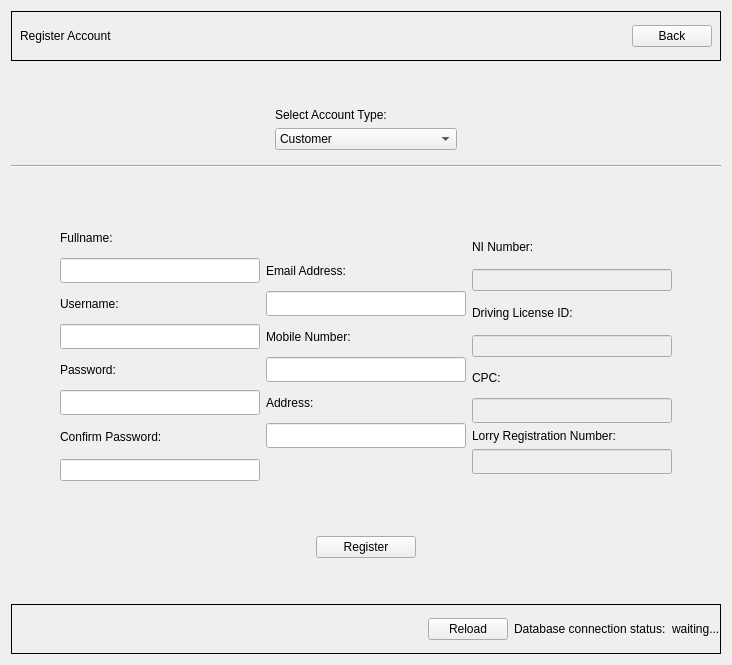
      <widget class="QWidget" name="RegisterPage">
       <layout class="QVBoxLayout" name="verticalLayout">
        <item>
         <widget class="QWidget" name="registerTopBar" native="true">
          <property name="sizePolicy">
           <sizepolicy hsizetype="Preferred" vsizetype="Preferred">
            <horstretch>100</horstretch>
            <verstretch>0</verstretch>
           </sizepolicy>
          </property>
          <property name="minimumSize">
           <size>
            <width>0</width>
            <height>50</height>
           </size>
          </property>
          <property name="maximumSize">
           <size>
            <width>16777215</width>
            <height>50</height>
           </size>
          </property>
          <property name="styleSheet">
           <string notr="true">#registerTopBar { border: 1px solid; }</string>
          </property>
          <layout class="QHBoxLayout" name="horizontalLayout_5">
           <property name="leftMargin">
            <number>9</number>
           </property>
           <property name="topMargin">
            <number>9</number>
           </property>
           <property name="rightMargin">
            <number>9</number>
           </property>
           <property name="bottomMargin">
            <number>9</number>
           </property>
           <item>
            <widget class="QLabel" name="label_3">
             <property name="text">
              <string>Register Account</string>
             </property>
            </widget>
           </item>
           <item>
            <spacer name="horizontalSpacer_4">
             <property name="orientation">
              <enum>Qt::Horizontal</enum>
             </property>
             <property name="sizeHint" stdset="0">
              <size>
               <width>40</width>
               <height>20</height>
              </size>
             </property>
            </spacer>
           </item>
           <item>
            <widget class="QPushButton" name="pushButton_4">
             <property name="text">
              <string>Back</string>
             </property>
            </widget>
           </item>
          </layout>
         </widget>
        </item>
        <item>
         <spacer name="verticalSpacer_11">
          <property name="orientation">
           <enum>Qt::Vertical</enum>
          </property>
          <property name="sizeHint" stdset="0">
           <size>
            <width>20</width>
            <height>40</height>
           </size>
          </property>
         </spacer>
        </item>
        <item>
         <layout class="QHBoxLayout" name="horizontalLayout">
          <property name="topMargin">
           <number>0</number>
          </property>
          <item>
           <spacer name="horizontalSpacer_11">
            <property name="orientation">
             <enum>Qt::Horizontal</enum>
            </property>
            <property name="sizeHint" stdset="0">
             <size>
              <width>40</width>
              <height>20</height>
             </size>
            </property>
           </spacer>
          </item>
          <item>
           <widget class="QWidget" name="verticalWidget" native="true">
            <property name="sizePolicy">
             <sizepolicy hsizetype="Fixed" vsizetype="Preferred">
              <horstretch>0</horstretch>
              <verstretch>0</verstretch>
             </sizepolicy>
            </property>
            <property name="minimumSize">
             <size>
              <width>200</width>
              <height>0</height>
             </size>
            </property>
            <layout class="QVBoxLayout" name="verticalLayout_16">
             <property name="topMargin">
              <number>1</number>
             </property>
             <item>
              <widget class="QLabel" name="label_17">
               <property name="text">
                <string>Select Account Type:</string>
               </property>
               <property name="alignment">
                <set>Qt::AlignLeading|Qt::AlignLeft|Qt::AlignVCenter</set>
               </property>
              </widget>
             </item>
             <item>
              <widget class="QComboBox" name="accountTypeComboBox">
               <property name="sizePolicy">
                <sizepolicy hsizetype="Preferred" vsizetype="Fixed">
                 <horstretch>0</horstretch>
                 <verstretch>0</verstretch>
                </sizepolicy>
               </property>
               <property name="minimumSize">
                <size>
                 <width>150</width>
                 <height>0</height>
                </size>
               </property>
               <property name="currentIndex">
                <number>0</number>
               </property>
               <item>
                <property name="text">
                 <string>Customer</string>
                </property>
               </item>
               <item>
                <property name="text">
                 <string>Driver</string>
                </property>
               </item>
               <item>
                <property name="text">
                 <string>Company</string>
                </property>
               </item>
              </widget>
             </item>
            </layout>
           </widget>
          </item>
          <item>
           <spacer name="horizontalSpacer_12">
            <property name="orientation">
             <enum>Qt::Horizontal</enum>
            </property>
            <property name="sizeHint" stdset="0">
             <size>
              <width>40</width>
              <height>20</height>
             </size>
            </property>
           </spacer>
          </item>
         </layout>
        </item>
        <item>
         <widget class="Line" name="line_14">
          <property name="orientation">
           <enum>Qt::Horizontal</enum>
          </property>
         </widget>
        </item>
        <item>
         <layout class="QHBoxLayout" name="horizontalLayout_4">
          <property name="leftMargin">
           <number>9</number>
          </property>
          <property name="topMargin">
           <number>9</number>
          </property>
          <property name="rightMargin">
           <number>9</number>
          </property>
          <property name="bottomMargin">
           <number>9</number>
          </property>
          <item>
           <spacer name="horizontalSpacer_7">
            <property name="orientation">
             <enum>Qt::Horizontal</enum>
            </property>
            <property name="sizeHint" stdset="0">
             <size>
              <width>40</width>
              <height>20</height>
             </size>
            </property>
           </spacer>
          </item>
          <item>
           <layout class="QVBoxLayout" name="leftContainer">
            <property name="leftMargin">
             <number>0</number>
            </property>
            <item>
             <spacer name="verticalSpacer_7">
              <property name="orientation">
               <enum>Qt::Vertical</enum>
              </property>
              <property name="sizeHint" stdset="0">
               <size>
                <width>20</width>
                <height>40</height>
               </size>
              </property>
             </spacer>
            </item>
            <item>
             <widget class="QWidget" name="fullnameContainer" native="true">
              <property name="sizePolicy">
               <sizepolicy hsizetype="Fixed" vsizetype="Fixed">
                <horstretch>0</horstretch>
                <verstretch>0</verstretch>
               </sizepolicy>
              </property>
              <property name="minimumSize">
               <size>
                <width>200</width>
                <height>60</height>
               </size>
              </property>
              <layout class="QVBoxLayout" name="verticalLayout_11">
               <property name="leftMargin">
                <number>0</number>
               </property>
               <property name="topMargin">
                <number>0</number>
               </property>
               <property name="rightMargin">
                <number>0</number>
               </property>
               <property name="bottomMargin">
                <number>0</number>
               </property>
               <item>
                <widget class="QLabel" name="label_7">
                 <property name="text">
                  <string>Fullname:</string>
                 </property>
                </widget>
               </item>
               <item>
                <widget class="QLineEdit" name="fullnameRegLineEdit">
                 <property name="minimumSize">
                  <size>
                   <width>0</width>
                   <height>25</height>
                  </size>
                 </property>
                 <property name="maxLength">
                  <number>28</number>
                 </property>
                </widget>
               </item>
              </layout>
             </widget>
            </item>
            <item>
             <widget class="QWidget" name="usernameContainer" native="true">
              <property name="sizePolicy">
               <sizepolicy hsizetype="Fixed" vsizetype="Fixed">
                <horstretch>0</horstretch>
                <verstretch>0</verstretch>
               </sizepolicy>
              </property>
              <property name="minimumSize">
               <size>
                <width>200</width>
                <height>60</height>
               </size>
              </property>
              <layout class="QVBoxLayout" name="verticalLayout_17">
               <property name="leftMargin">
                <number>0</number>
               </property>
               <property name="topMargin">
                <number>0</number>
               </property>
               <property name="rightMargin">
                <number>0</number>
               </property>
               <property name="bottomMargin">
                <number>0</number>
               </property>
               <item>
                <widget class="QLabel" name="label_11">
                 <property name="text">
                  <string>Username:</string>
                 </property>
                </widget>
               </item>
               <item>
                <widget class="QLineEdit" name="usernameRegLineEdit">
                 <property name="minimumSize">
                  <size>
                   <width>0</width>
                   <height>25</height>
                  </size>
                 </property>
                 <property name="toolTip">
                  <string>&lt;html&gt;&lt;head/&gt;&lt;body&gt;&lt;p&gt;&lt;br/&gt;&lt;/p&gt;&lt;/body&gt;&lt;/html&gt;</string>
                 </property>
                 <property name="maxLength">
                  <number>16</number>
                 </property>
                </widget>
               </item>
              </layout>
             </widget>
            </item>
            <item>
             <widget class="QWidget" name="passwordContainer" native="true">
              <property name="sizePolicy">
               <sizepolicy hsizetype="Fixed" vsizetype="Fixed">
                <horstretch>0</horstretch>
                <verstretch>0</verstretch>
               </sizepolicy>
              </property>
              <property name="minimumSize">
               <size>
                <width>200</width>
                <height>60</height>
               </size>
              </property>
              <layout class="QVBoxLayout" name="verticalLayout_12">
               <property name="leftMargin">
                <number>0</number>
               </property>
               <property name="topMargin">
                <number>0</number>
               </property>
               <property name="rightMargin">
                <number>0</number>
               </property>
               <property name="bottomMargin">
                <number>0</number>
               </property>
               <item>
                <widget class="QLabel" name="label_12">
                 <property name="text">
                  <string>Password:</string>
                 </property>
                </widget>
               </item>
               <item>
                <widget class="QLineEdit" name="passwordRegLineEdit">
                 <property name="minimumSize">
                  <size>
                   <width>0</width>
                   <height>25</height>
                  </size>
                 </property>
                 <property name="toolTip">
                  <string>&lt;html&gt;&lt;head/&gt;&lt;body&gt;&lt;p&gt;&lt;span style=&quot; color:#008000;&quot;&gt;-A password must have atleast eight characters.&lt;/span&gt;&lt;/p&gt;&lt;p&gt;&lt;span style=&quot; color:#008000;&quot;&gt;-A password must consist of only letters and digits.&lt;/span&gt;&lt;/p&gt;&lt;p&gt;&lt;span style=&quot; color:#008000;&quot;&gt;-A password must contain atleast two digits.&lt;/span&gt;&lt;/p&gt;&lt;/body&gt;&lt;/html&gt;</string>
                 </property>
                 <property name="maxLength">
                  <number>16</number>
                 </property>
                 <property name="echoMode">
                  <enum>QLineEdit::Password</enum>
                 </property>
                </widget>
               </item>
              </layout>
             </widget>
            </item>
            <item>
             <widget class="QWidget" name="confirmPasswordContainer" native="true">
              <property name="sizePolicy">
               <sizepolicy hsizetype="Fixed" vsizetype="Fixed">
                <horstretch>0</horstretch>
                <verstretch>0</verstretch>
               </sizepolicy>
              </property>
              <property name="minimumSize">
               <size>
                <width>200</width>
                <height>60</height>
               </size>
              </property>
              <layout class="QVBoxLayout" name="verticalLayout_13">
               <property name="leftMargin">
                <number>0</number>
               </property>
               <property name="topMargin">
                <number>0</number>
               </property>
               <property name="rightMargin">
                <number>0</number>
               </property>
               <property name="bottomMargin">
                <number>0</number>
               </property>
               <item>
                <widget class="QLabel" name="label_13">
                 <property name="text">
                  <string>Confirm Password:</string>
                 </property>
                </widget>
               </item>
               <item>
                <widget class="QLineEdit" name="cfmPassLineEdit">
                 <property name="maxLength">
                  <number>16</number>
                 </property>
                 <property name="echoMode">
                  <enum>QLineEdit::Password</enum>
                 </property>
                </widget>
               </item>
              </layout>
             </widget>
            </item>
            <item>
             <spacer name="verticalSpacer_8">
              <property name="orientation">
               <enum>Qt::Vertical</enum>
              </property>
              <property name="sizeHint" stdset="0">
               <size>
                <width>20</width>
                <height>40</height>
               </size>
              </property>
             </spacer>
            </item>
           </layout>
          </item>
          <item>
           <layout class="QVBoxLayout" name="middleContainer">
            <property name="rightMargin">
             <number>0</number>
            </property>
            <item>
             <spacer name="verticalSpacer_10">
              <property name="orientation">
               <enum>Qt::Vertical</enum>
              </property>
              <property name="sizeHint" stdset="0">
               <size>
                <width>20</width>
                <height>40</height>
               </size>
              </property>
             </spacer>
            </item>
            <item>
             <widget class="QWidget" name="emailContainer" native="true">
              <property name="sizePolicy">
               <sizepolicy hsizetype="Fixed" vsizetype="Fixed">
                <horstretch>0</horstretch>
                <verstretch>0</verstretch>
               </sizepolicy>
              </property>
              <property name="minimumSize">
               <size>
                <width>200</width>
                <height>60</height>
               </size>
              </property>
              <layout class="QVBoxLayout" name="verticalLayout_10">
               <property name="leftMargin">
                <number>0</number>
               </property>
               <property name="topMargin">
                <number>0</number>
               </property>
               <property name="rightMargin">
                <number>0</number>
               </property>
               <property name="bottomMargin">
                <number>0</number>
               </property>
               <item>
                <widget class="QLabel" name="label_8">
                 <property name="text">
                  <string>Email Address:</string>
                 </property>
                </widget>
               </item>
               <item>
                <widget class="QLineEdit" name="mailRegLineEdit">
                 <property name="minimumSize">
                  <size>
                   <width>0</width>
                   <height>25</height>
                  </size>
                 </property>
                 <property name="maxLength">
                  <number>30</number>
                 </property>
                </widget>
               </item>
              </layout>
             </widget>
            </item>
            <item>
             <widget class="QWidget" name="numberContainer" native="true">
              <property name="sizePolicy">
               <sizepolicy hsizetype="Fixed" vsizetype="Fixed">
                <horstretch>0</horstretch>
                <verstretch>0</verstretch>
               </sizepolicy>
              </property>
              <property name="minimumSize">
               <size>
                <width>200</width>
                <height>60</height>
               </size>
              </property>
              <layout class="QVBoxLayout" name="verticalLayout_9">
               <property name="leftMargin">
                <number>0</number>
               </property>
               <property name="topMargin">
                <number>0</number>
               </property>
               <property name="rightMargin">
                <number>0</number>
               </property>
               <property name="bottomMargin">
                <number>0</number>
               </property>
               <item>
                <widget class="QLabel" name="label_9">
                 <property name="text">
                  <string>Mobile Number:</string>
                 </property>
                </widget>
               </item>
               <item>
                <widget class="QLineEdit" name="numberRegLineEdit">
                 <property name="minimumSize">
                  <size>
                   <width>0</width>
                   <height>25</height>
                  </size>
                 </property>
                </widget>
               </item>
              </layout>
             </widget>
            </item>
            <item>
             <widget class="QWidget" name="addressContainer" native="true">
              <property name="sizePolicy">
               <sizepolicy hsizetype="Fixed" vsizetype="Fixed">
                <horstretch>0</horstretch>
                <verstretch>0</verstretch>
               </sizepolicy>
              </property>
              <property name="minimumSize">
               <size>
                <width>200</width>
                <height>60</height>
               </size>
              </property>
              <layout class="QVBoxLayout" name="verticalLayout_6">
               <property name="leftMargin">
                <number>0</number>
               </property>
               <property name="topMargin">
                <number>0</number>
               </property>
               <property name="rightMargin">
                <number>0</number>
               </property>
               <property name="bottomMargin">
                <number>0</number>
               </property>
               <item>
                <widget class="QLabel" name="label_10">
                 <property name="text">
                  <string>Address:</string>
                 </property>
                </widget>
               </item>
               <item>
                <widget class="QLineEdit" name="addressRegLineEdit">
                 <property name="sizePolicy">
                  <sizepolicy hsizetype="Expanding" vsizetype="Fixed">
                   <horstretch>0</horstretch>
                   <verstretch>0</verstretch>
                  </sizepolicy>
                 </property>
                 <property name="minimumSize">
                  <size>
                   <width>0</width>
                   <height>25</height>
                  </size>
                 </property>
                </widget>
               </item>
              </layout>
             </widget>
            </item>
            <item>
             <spacer name="verticalSpacer_9">
              <property name="orientation">
               <enum>Qt::Vertical</enum>
              </property>
              <property name="sizeHint" stdset="0">
               <size>
                <width>20</width>
                <height>40</height>
               </size>
              </property>
             </spacer>
            </item>
           </layout>
          </item>
          <item>
           <layout class="QVBoxLayout" name="verticalLayout_8">
            <property name="leftMargin">
             <number>0</number>
            </property>
            <property name="topMargin">
             <number>0</number>
            </property>
            <item>
             <spacer name="verticalSpacer_16">
              <property name="orientation">
               <enum>Qt::Vertical</enum>
              </property>
              <property name="sizeHint" stdset="0">
               <size>
                <width>20</width>
                <height>40</height>
               </size>
              </property>
             </spacer>
            </item>
            <item>
             <widget class="QWidget" name="niNumberContainer" native="true">
              <property name="sizePolicy">
               <sizepolicy hsizetype="Fixed" vsizetype="Fixed">
                <horstretch>0</horstretch>
                <verstretch>0</verstretch>
               </sizepolicy>
              </property>
              <property name="minimumSize">
               <size>
                <width>200</width>
                <height>60</height>
               </size>
              </property>
              <layout class="QVBoxLayout" name="niNumberContainer2">
               <property name="leftMargin">
                <number>0</number>
               </property>
               <property name="topMargin">
                <number>0</number>
               </property>
               <property name="rightMargin">
                <number>0</number>
               </property>
               <property name="bottomMargin">
                <number>0</number>
               </property>
               <item>
                <widget class="QLabel" name="label_6">
                 <property name="text">
                  <string>NI Number:</string>
                 </property>
                </widget>
               </item>
               <item>
                <widget class="QLineEdit" name="niNumberRegLineEdit">
                 <property name="enabled">
                  <bool>false</bool>
                 </property>
                 <property name="text">
                  <string/>
                 </property>
                </widget>
               </item>
              </layout>
             </widget>
            </item>
            <item>
             <widget class="QWidget" name="drivingLicenseContainer" native="true">
              <property name="sizePolicy">
               <sizepolicy hsizetype="Fixed" vsizetype="Fixed">
                <horstretch>0</horstretch>
                <verstretch>0</verstretch>
               </sizepolicy>
              </property>
              <property name="minimumSize">
               <size>
                <width>200</width>
                <height>60</height>
               </size>
              </property>
              <layout class="QVBoxLayout" name="verticalLayout_14">
               <property name="leftMargin">
                <number>0</number>
               </property>
               <property name="topMargin">
                <number>0</number>
               </property>
               <property name="rightMargin">
                <number>0</number>
               </property>
               <property name="bottomMargin">
                <number>0</number>
               </property>
               <item>
                <widget class="QLabel" name="label_14">
                 <property name="text">
                  <string>Driving License ID:</string>
                 </property>
                </widget>
               </item>
               <item>
                <widget class="QLineEdit" name="drivelicenseRegLineEdit">
                 <property name="enabled">
                  <bool>false</bool>
                 </property>
                </widget>
               </item>
              </layout>
             </widget>
            </item>
            <item>
             <widget class="QWidget" name="cpcContainer" native="true">
              <property name="sizePolicy">
               <sizepolicy hsizetype="Fixed" vsizetype="Fixed">
                <horstretch>0</horstretch>
                <verstretch>0</verstretch>
               </sizepolicy>
              </property>
              <property name="minimumSize">
               <size>
                <width>200</width>
                <height>60</height>
               </size>
              </property>
              <layout class="QVBoxLayout" name="verticalLayout_15">
               <property name="leftMargin">
                <number>0</number>
               </property>
               <property name="topMargin">
                <number>0</number>
               </property>
               <property name="rightMargin">
                <number>0</number>
               </property>
               <property name="bottomMargin">
                <number>0</number>
               </property>
               <item>
                <widget class="QLabel" name="label_15">
                 <property name="text">
                  <string>CPC:</string>
                 </property>
                </widget>
               </item>
               <item>
                <widget class="QLineEdit" name="cpcLineEdit">
                 <property name="enabled">
                  <bool>false</bool>
                 </property>
                 <property name="minimumSize">
                  <size>
                   <width>0</width>
                   <height>25</height>
                  </size>
                 </property>
                </widget>
               </item>
              </layout>
             </widget>
            </item>
            <item>
             <widget class="QWidget" name="lorryRegNumberContainer" native="true">
              <layout class="QVBoxLayout" name="verticalLayout_23">
               <property name="leftMargin">
                <number>0</number>
               </property>
               <property name="topMargin">
                <number>0</number>
               </property>
               <property name="rightMargin">
                <number>0</number>
               </property>
               <property name="bottomMargin">
                <number>0</number>
               </property>
               <item>
                <widget class="QLabel" name="label_21">
                 <property name="text">
                  <string>Lorry Registration Number:</string>
                 </property>
                </widget>
               </item>
               <item>
                <widget class="QLineEdit" name="lorryRegLineEdit">
                 <property name="enabled">
                  <bool>false</bool>
                 </property>
                 <property name="minimumSize">
                  <size>
                   <width>0</width>
                   <height>25</height>
                  </size>
                 </property>
                </widget>
               </item>
              </layout>
             </widget>
            </item>
            <item>
             <spacer name="verticalSpacer_15">
              <property name="orientation">
               <enum>Qt::Vertical</enum>
              </property>
              <property name="sizeHint" stdset="0">
               <size>
                <width>20</width>
                <height>40</height>
               </size>
              </property>
             </spacer>
            </item>
           </layout>
          </item>
          <item>
           <spacer name="horizontalSpacer_8">
            <property name="orientation">
             <enum>Qt::Horizontal</enum>
            </property>
            <property name="sizeHint" stdset="0">
             <size>
              <width>40</width>
              <height>20</height>
             </size>
            </property>
           </spacer>
          </item>
         </layout>
        </item>
        <item>
         <layout class="QHBoxLayout" name="horizontalLayout_10">
          <property name="topMargin">
           <number>0</number>
          </property>
          <item>
           <spacer name="horizontalSpacer_9">
            <property name="orientation">
             <enum>Qt::Horizontal</enum>
            </property>
            <property name="sizeHint" stdset="0">
             <size>
              <width>40</width>
              <height>20</height>
             </size>
            </property>
           </spacer>
          </item>
          <item>
           <widget class="QPushButton" name="registerCustomerButton">
            <property name="minimumSize">
             <size>
              <width>100</width>
              <height>0</height>
             </size>
            </property>
            <property name="text">
             <string>Register</string>
            </property>
            <property name="shortcut">
             <string>Return</string>
            </property>
           </widget>
          </item>
          <item>
           <spacer name="horizontalSpacer_10">
            <property name="orientation">
             <enum>Qt::Horizontal</enum>
            </property>
            <property name="sizeHint" stdset="0">
             <size>
              <width>40</width>
              <height>20</height>
             </size>
            </property>
           </spacer>
          </item>
         </layout>
        </item>
        <item>
         <spacer name="verticalSpacer_4">
          <property name="orientation">
           <enum>Qt::Vertical</enum>
          </property>
          <property name="sizeHint" stdset="0">
           <size>
            <width>20</width>
            <height>40</height>
           </size>
          </property>
         </spacer>
        </item>
        <item>
         <widget class="QWidget" name="registerBotBar" native="true">
          <property name="minimumSize">
           <size>
            <width>0</width>
            <height>50</height>
           </size>
          </property>
          <property name="maximumSize">
           <size>
            <width>16777215</width>
            <height>50</height>
           </size>
          </property>
          <property name="styleSheet">
           <string notr="true">#registerBotBar { border: 1px solid; }</string>
          </property>
          <layout class="QHBoxLayout" name="registerBottomBar">
           <property name="leftMargin">
            <number>1</number>
           </property>
           <property name="topMargin">
            <number>1</number>
           </property>
           <property name="rightMargin">
            <number>1</number>
           </property>
           <property name="bottomMargin">
            <number>1</number>
           </property>
           <item>
            <spacer name="horizontalSpacer_6">
             <property name="orientation">
              <enum>Qt::Horizontal</enum>
             </property>
             <property name="sizeHint" stdset="0">
              <size>
               <width>40</width>
               <height>20</height>
              </size>
             </property>
            </spacer>
           </item>
           <item>
            <widget class="QPushButton" name="pushButton_2">
             <property name="text">
              <string>Reload</string>
             </property>
             <property name="shortcut">
              <string>F5</string>
             </property>
            </widget>
           </item>
           <item>
            <widget class="QLabel" name="label_5">
             <property name="text">
              <string>Database connection status:</string>
             </property>
            </widget>
           </item>
           <item>
            <widget class="QLabel" name="databaseStatusRegisterLabel">
             <property name="text">
              <string>waiting...</string>
             </property>
            </widget>
           </item>
          </layout>
         </widget>
        </item>
       </layout>
      </widget>
